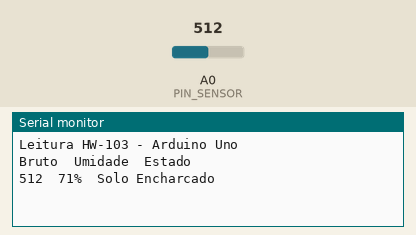
Recording of a sketch running on a simulated Arduino Uno, built with avr-gcc and run on an emulated ATmega328P. Shown: the last lines printed to the serial monitor. Inputs (shaded band) come from the test bench; at power-on: A0 (PIN_SENSOR) = 512.

Above: at 1.8 s.
1.9 s: A0 (PIN_SENSOR) set to 533
At 2.8 s:
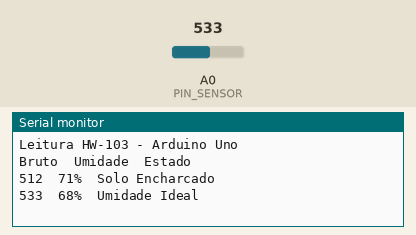
4.5 s: A0 (PIN_SENSOR) set to 787
At 5.8 s:
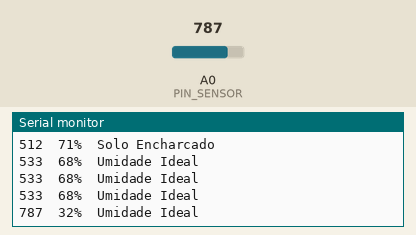
6.0 s: A0 (PIN_SENSOR) set to 815
At 6.8 s:
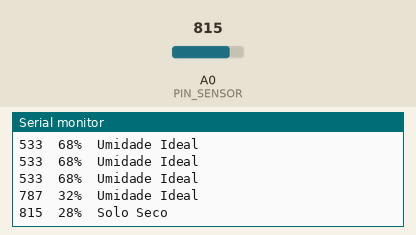

The sketch:

sensor_higrometro2.ino
```cpp
// ================= CONFIGURAÇÃO ARDUINO UNO =================
const uint8_t PIN_SENSOR = A0;

// Valores típicos no Arduino Uno (10 bits: 0 a 1023)
// Ajuste após testar sua sonda no ar (seco) e na água (úmido)
const int ADC_SECO  = 1015;
const int ADC_UMIDO = 310;

const uint8_t NUM_AMOSTRAS       = 10;
const unsigned long INTERVALO_MS  = 1000; // Atualiza a cada 1 segundo

unsigned long ultimoTempo = 0;

int lerSensorFiltrado() {
  long soma = 0;
  int minimo = 1024;
  int maximo = -1;

  for (uint8_t i = 0; i < NUM_AMOSTRAS; i++) {
    int leitura = analogRead(PIN_SENSOR);
    soma += leitura;
    if (leitura < minimo) minimo = leitura;
    if (leitura > maximo) maximo = leitura;
    delay(2);
  }

  // Descarta os 2 extremos (menor e maior) para estabilizar a leitura
  soma -= (minimo + maximo);
  return soma / (NUM_AMOSTRAS - 2);
}

int calcularUmidade(int valorBruto) {
  int pct = map(valorBruto, ADC_SECO, ADC_UMIDO, 0, 100);
  return constrain(pct, 0, 100);
}

void setup() {
  Serial.begin(9600); // Padrão mais comum no Monitor Serial do Arduino IDE
  Serial.println(F("Leitura HW-103 - Arduino Uno"));
  Serial.println(F("Bruto\tUmidade\tEstado"));
}

void loop() {
  unsigned long agora = millis();

  if (agora - ultimoTempo >= INTERVALO_MS) {
    ultimoTempo = agora;

    int bruto = lerSensorFiltrado();
    int umidade = calcularUmidade(bruto);

    Serial.print(bruto);
    Serial.print(F("\t"));
    Serial.print(umidade);
    Serial.print(F("%\t"));

    if (bruto <= 10) {
      Serial.println(F("ERRO: Curto ou fio solto"));
    } else if (umidade < 30) {
      Serial.println(F("Solo Seco"));
    } else if (umidade < 70) {
      Serial.println(F("Umidade Ideal"));
    } else {
      Serial.println(F("Solo Encharcado"));
    }
  }
}
```

Measured:
- the behaviour switches between 521 and 522 on A0 (PIN_SENSOR) (found by bisection; images 0 and 1)
- the behaviour switches between 803 and 804 on A0 (PIN_SENSOR) (found by bisection; images 2 and 3)
- after the input at 1.9 s, the serial monitor: prints a new line after 0.12 s (image 1)
- after the input at 4.5 s, the serial monitor: prints a new line after 0.52 s (image 2)
- after the input at 6.0 s, the serial monitor: prints a new line at once (image 3)
